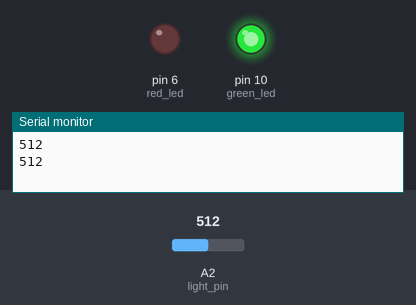
Recording of a sketch running on a simulated Arduino Uno, built with avr-gcc and run on an emulated ATmega328P. Shown: output pins drawn as LEDs (lit = HIGH), the last lines printed to the serial monitor. Inputs (shaded band) come from the test bench; at power-on: A2 (light_pin) = 512.

Above: at 1.8 s.
1.9 s: A2 (light_pin) set to 310
3.7 s: A2 (light_pin) set to 285
At 5.7 s:
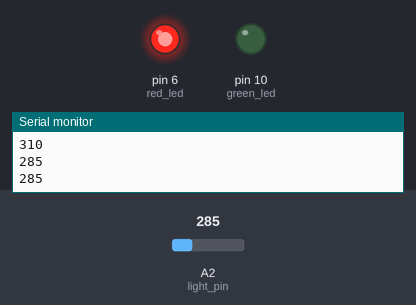
6.0 s: A2 (light_pin) set to 306
At 7.4 s:
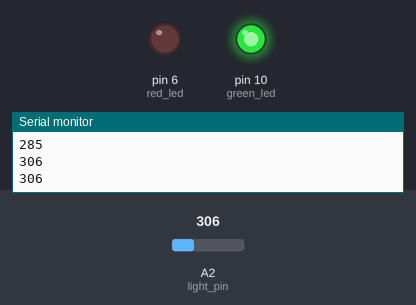
8.0 s: A2 (light_pin) set to 290
At 8.9 s:
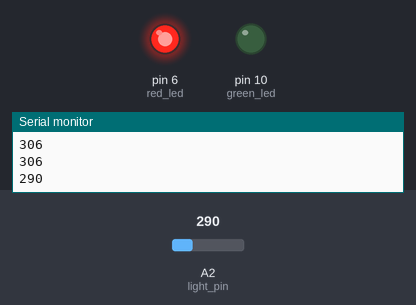
Timing chart, 0 to 11.0 s (numbered marks = the images above; inputs shaded):
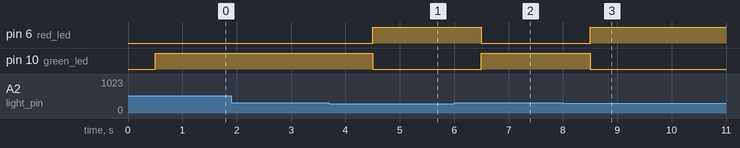

Measured:
- the behaviour switches between 300 and 299 on A2 (light_pin) (found by bisection; images 0 and 1)
- after the input at 3.7 s, pin 6 (red_led): LOW → HIGH after 0.80 s; pin 10 (green_led): HIGH → LOW after 0.80 s
- after the input at 6.0 s, pin 6 (red_led): HIGH → LOW after 0.50 s; pin 10 (green_led): LOW → HIGH after 0.50 s
- after the input at 8.0 s, pin 6 (red_led): LOW → HIGH after 0.50 s; pin 10 (green_led): HIGH → LOW after 0.50 s

The sketch:

Tutorial_25_Photoresistors.ino
```cpp
//photoresistors - detect light
int light_pin = A2; //reads 0-1023
int light_val;

int red_led = 6;
int green_led = 10;

int wait = 500;
int long_wait = 3000;

void setup() {
  // put your setup code here, to run once:
  pinMode(light_pin, INPUT);
  pinMode(red_led, OUTPUT);
  pinMode(green_led, OUTPUT);
  Serial.begin(9600);
}

void loop() {
  // put your main code here, to run repeatedly:
  light_val = analogRead(light_pin);
  Serial.println(light_val);
  delay(wait);

  if (light_val < 300) { //light is dim
    digitalWrite(red_led, HIGH);
    digitalWrite(green_led, LOW);
    delay(wait);
  }
  else { //light is bright
    digitalWrite(red_led, LOW);
    digitalWrite(green_led, HIGH);
    delay(wait);
  }
}
```
